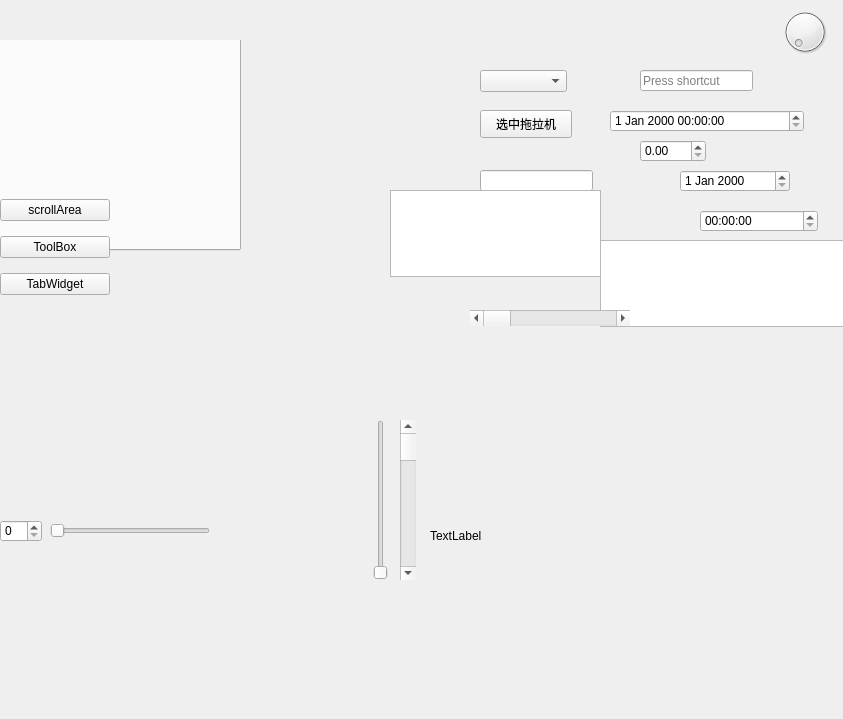
<?xml version="1.0" encoding="UTF-8"?>
<ui version="4.0">
 <class>Widget</class>
 <widget class="QWidget" name="Widget">
  <property name="geometry">
   <rect>
    <x>0</x>
    <y>0</y>
    <width>843</width>
    <height>719</height>
   </rect>
  </property>
  <property name="windowTitle">
   <string>Widget</string>
  </property>
  <widget class="QStackedWidget" name="stackedWidget">
   <property name="geometry">
    <rect>
     <x>-10</x>
     <y>40</y>
     <width>271</width>
     <height>421</height>
    </rect>
   </property>
   <property name="currentIndex">
    <number>1</number>
   </property>
   <widget class="QWidget" name="page">
    <widget class="QScrollArea" name="scrollArea">
     <property name="geometry">
      <rect>
       <x>30</x>
       <y>-50</y>
       <width>141</width>
       <height>351</height>
      </rect>
     </property>
     <property name="widgetResizable">
      <bool>true</bool>
     </property>
     <widget class="QWidget" name="scrollAreaWidgetContents">
      <property name="geometry">
       <rect>
        <x>0</x>
        <y>0</y>
        <width>118</width>
        <height>556</height>
       </rect>
      </property>
      <layout class="QVBoxLayout" name="verticalLayout">
       <item>
        <widget class="QPushButton" name="pushButton_6">
         <property name="text">
          <string>PushButton</string>
         </property>
        </widget>
       </item>
       <item>
        <widget class="QPushButton" name="pushButton_7">
         <property name="text">
          <string>PushButton</string>
         </property>
        </widget>
       </item>
       <item>
        <widget class="QPushButton" name="pushButton_8">
         <property name="text">
          <string>PushButton</string>
         </property>
        </widget>
       </item>
       <item>
        <widget class="QPushButton" name="pushButton_3">
         <property name="text">
          <string>PushButton</string>
         </property>
        </widget>
       </item>
       <item>
        <widget class="QPushButton" name="pushButton_4">
         <property name="text">
          <string>PushButton</string>
         </property>
        </widget>
       </item>
       <item>
        <widget class="QPushButton" name="pushButton_5">
         <property name="text">
          <string>PushButton</string>
         </property>
        </widget>
       </item>
       <item>
        <widget class="QPushButton" name="pushButton_9">
         <property name="text">
          <string>PushButton</string>
         </property>
        </widget>
       </item>
       <item>
        <widget class="QPushButton" name="pushButton_2">
         <property name="text">
          <string>PushButton</string>
         </property>
        </widget>
       </item>
       <item>
        <widget class="QPushButton" name="pushButton_10">
         <property name="text">
          <string>PushButton</string>
         </property>
        </widget>
       </item>
       <item>
        <widget class="QPushButton" name="pushButton_11">
         <property name="text">
          <string>PushButton</string>
         </property>
        </widget>
       </item>
       <item>
        <widget class="QPushButton" name="pushButton_12">
         <property name="text">
          <string>PushButton</string>
         </property>
        </widget>
       </item>
       <item>
        <widget class="QPushButton" name="pushButton_13">
         <property name="text">
          <string>PushButton</string>
         </property>
        </widget>
       </item>
       <item>
        <widget class="QPushButton" name="pushButton_14">
         <property name="text">
          <string>PushButton</string>
         </property>
        </widget>
       </item>
       <item>
        <widget class="QPushButton" name="pushButton_15">
         <property name="text">
          <string>PushButton</string>
         </property>
        </widget>
       </item>
       <item>
        <widget class="QPushButton" name="pushButton_16">
         <property name="text">
          <string>PushButton</string>
         </property>
        </widget>
       </item>
       <item>
        <widget class="QPushButton" name="pushButton">
         <property name="text">
          <string>PushButton</string>
         </property>
        </widget>
       </item>
      </layout>
     </widget>
    </widget>
   </widget>
   <widget class="QWidget" name="page_5">
    <widget class="QTabWidget" name="tabWidget">
     <property name="geometry">
      <rect>
       <x>-80</x>
       <y>-60</y>
       <width>331</width>
       <height>271</height>
      </rect>
     </property>
     <property name="currentIndex">
      <number>2</number>
     </property>
     <widget class="QWidget" name="tab">
      <attribute name="title">
       <string>百度</string>
      </attribute>
     </widget>
     <widget class="QWidget" name="tab_2">
      <attribute name="title">
       <string>谷歌</string>
      </attribute>
     </widget>
     <widget class="QWidget" name="tab_3">
      <attribute name="title">
       <string>传智</string>
      </attribute>
     </widget>
    </widget>
   </widget>
   <widget class="QWidget" name="page_4">
    <widget class="QToolBox" name="toolBox">
     <property name="geometry">
      <rect>
       <x>40</x>
       <y>0</y>
       <width>131</width>
       <height>271</height>
      </rect>
     </property>
     <property name="currentIndex">
      <number>1</number>
     </property>
     <widget class="QWidget" name="">
      <property name="geometry">
       <rect>
        <x>0</x>
        <y>0</y>
        <width>131</width>
        <height>184</height>
       </rect>
      </property>
      <attribute name="label">
       <string>家人</string>
      </attribute>
      <attribute name="toolTip">
       <string>&lt;html&gt;&lt;head/&gt;&lt;body&gt;&lt;p&gt;张&lt;/p&gt;&lt;/body&gt;&lt;/html&gt;</string>
      </attribute>
     </widget>
     <widget class="QWidget" name="page_2">
      <property name="geometry">
       <rect>
        <x>0</x>
        <y>0</y>
        <width>131</width>
        <height>184</height>
       </rect>
      </property>
      <attribute name="label">
       <string>朋友</string>
      </attribute>
     </widget>
     <widget class="QWidget" name="page_3">
      <attribute name="label">
       <string>黑名单</string>
      </attribute>
     </widget>
    </widget>
   </widget>
  </widget>
  <widget class="QWidget" name="widget" native="true">
   <property name="geometry">
    <rect>
     <x>0</x>
     <y>190</y>
     <width>110</width>
     <height>114</height>
    </rect>
   </property>
   <layout class="QVBoxLayout" name="verticalLayout_2">
    <item>
     <widget class="QPushButton" name="btn_scrollArea">
      <property name="text">
       <string>scrollArea</string>
      </property>
     </widget>
    </item>
    <item>
     <widget class="QPushButton" name="btn_ToolBox">
      <property name="text">
       <string>ToolBox</string>
      </property>
     </widget>
    </item>
    <item>
     <widget class="QPushButton" name="btn_TabWidget">
      <property name="text">
       <string>TabWidget</string>
      </property>
     </widget>
    </item>
   </layout>
  </widget>
  <widget class="QComboBox" name="comboBox">
   <property name="geometry">
    <rect>
     <x>480</x>
     <y>70</y>
     <width>87</width>
     <height>22</height>
    </rect>
   </property>
   <property name="currentIndex">
    <number>-1</number>
   </property>
  </widget>
  <widget class="QPushButton" name="btn_select">
   <property name="geometry">
    <rect>
     <x>480</x>
     <y>110</y>
     <width>92</width>
     <height>28</height>
    </rect>
   </property>
   <property name="text">
    <string>选中拖拉机</string>
   </property>
  </widget>
  <widget class="QLineEdit" name="lineEdit">
   <property name="geometry">
    <rect>
     <x>480</x>
     <y>170</y>
     <width>113</width>
     <height>21</height>
    </rect>
   </property>
  </widget>
  <widget class="QTextEdit" name="textEdit">
   <property name="geometry">
    <rect>
     <x>390</x>
     <y>190</y>
     <width>211</width>
     <height>87</height>
    </rect>
   </property>
  </widget>
  <widget class="QPlainTextEdit" name="plainTextEdit">
   <property name="geometry">
    <rect>
     <x>600</x>
     <y>240</y>
     <width>261</width>
     <height>87</height>
    </rect>
   </property>
  </widget>
  <widget class="QSpinBox" name="spinBox">
   <property name="geometry">
    <rect>
     <x>0</x>
     <y>520</y>
     <width>42</width>
     <height>22</height>
    </rect>
   </property>
  </widget>
  <widget class="QDoubleSpinBox" name="doubleSpinBox">
   <property name="geometry">
    <rect>
     <x>640</x>
     <y>140</y>
     <width>66</width>
     <height>22</height>
    </rect>
   </property>
  </widget>
  <widget class="QTimeEdit" name="timeEdit">
   <property name="geometry">
    <rect>
     <x>700</x>
     <y>210</y>
     <width>118</width>
     <height>22</height>
    </rect>
   </property>
  </widget>
  <widget class="QDateEdit" name="dateEdit">
   <property name="geometry">
    <rect>
     <x>680</x>
     <y>170</y>
     <width>110</width>
     <height>22</height>
    </rect>
   </property>
  </widget>
  <widget class="QDateTimeEdit" name="dateTimeEdit">
   <property name="geometry">
    <rect>
     <x>610</x>
     <y>110</y>
     <width>194</width>
     <height>22</height>
    </rect>
   </property>
  </widget>
  <widget class="QDial" name="dial">
   <property name="geometry">
    <rect>
     <x>780</x>
     <y>0</y>
     <width>50</width>
     <height>64</height>
    </rect>
   </property>
  </widget>
  <widget class="QScrollBar" name="horizontalScrollBar">
   <property name="geometry">
    <rect>
     <x>470</x>
     <y>310</y>
     <width>160</width>
     <height>16</height>
    </rect>
   </property>
   <property name="orientation">
    <enum>Qt::Horizontal</enum>
   </property>
  </widget>
  <widget class="QScrollBar" name="verticalScrollBar">
   <property name="geometry">
    <rect>
     <x>400</x>
     <y>420</y>
     <width>16</width>
     <height>160</height>
    </rect>
   </property>
   <property name="orientation">
    <enum>Qt::Vertical</enum>
   </property>
  </widget>
  <widget class="QSlider" name="horizontalSlider">
   <property name="geometry">
    <rect>
     <x>50</x>
     <y>520</y>
     <width>160</width>
     <height>22</height>
    </rect>
   </property>
   <property name="orientation">
    <enum>Qt::Horizontal</enum>
   </property>
  </widget>
  <widget class="QSlider" name="verticalSlider">
   <property name="geometry">
    <rect>
     <x>370</x>
     <y>420</y>
     <width>22</width>
     <height>160</height>
    </rect>
   </property>
   <property name="orientation">
    <enum>Qt::Vertical</enum>
   </property>
  </widget>
  <widget class="QKeySequenceEdit" name="keySequenceEdit">
   <property name="geometry">
    <rect>
     <x>640</x>
     <y>70</y>
     <width>113</width>
     <height>21</height>
    </rect>
   </property>
  </widget>
  <widget class="QLabel" name="lbl_Image">
   <property name="geometry">
    <rect>
     <x>430</x>
     <y>390</y>
     <width>381</width>
     <height>291</height>
    </rect>
   </property>
   <property name="text">
    <string>TextLabel</string>
   </property>
  </widget>
 </widget>
 <resources/>
 <connections/>
</ui>
